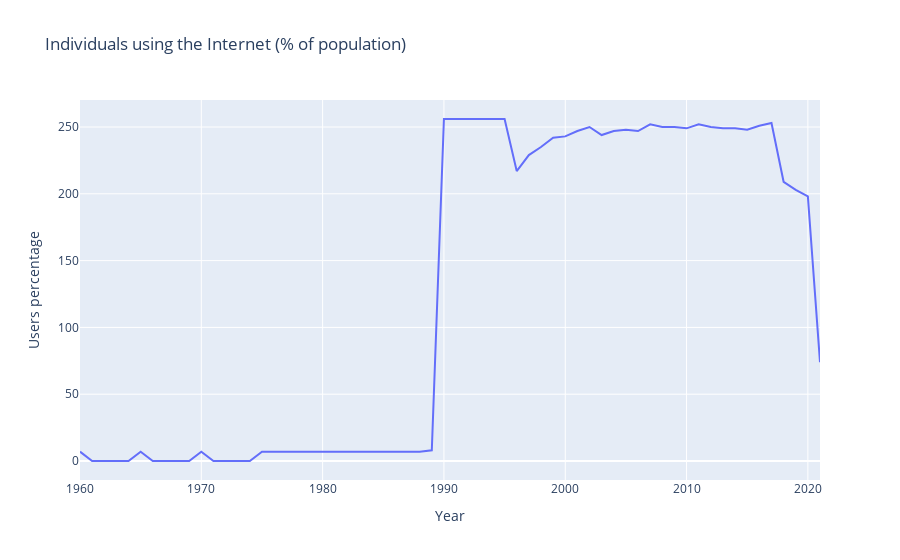

Source (notebook cell):
### Code cell
# Decide on timespan to analize
which_years_to_keep = df_users_1.groupby('Year')['Users percentage'].count().reset_index()

# VIZ Year vs IT.NET.USER.ZS
fig = px.line(which_years_to_keep, x="Year", y="Users percentage", title="Individuals using the Internet (% of population)")
fig.show()

### Figure 1 — Plotly figure (JSON) as saved in the notebook; plotly's stock layout.template omitted (floating-point values rounded to 4 significant figures)
{"data": [{"hovertemplate": "Year=%{x}<br>Users percentage=%{y}<extra></extra>", "legendgroup": "", "line": {"color": "#636efa", "dash": "solid"}, "marker": {"symbol": "circle"}, "mode": "lines", "name": "", "orientation": "v", "showlegend": false, "type": "scatter", "x": [1960, 1961, 1962, 1963, 1964, 1965, 1966, 1967, 1968, 1969, 1970, 1971, 1972, 1973, 1974, 1975, 1976, 1977, 1978, 1979, 1980, 1981, 1982, 1983, 1984, 1985, 1986, 1987, 1988, 1989, 1990, 1991, 1992, 1993, 1994, 1995, 1996, 1997, 1998, 1999, 2000, 2001, 2002, 2003, 2004, 2005, 2006, 2007, 2008, 2009, 2010, 2011, 2012, 2013, 2014, 2015, 2016, 2017, 2018, 2019, 2020, 2021], "xaxis": "x", "y": [7, 0, 0, 0, 0, 7, 0, 0, 0, 0, 7, 0, 0, 0, 0, 7, 7, 7, 7, 7, 7, 7, 7, 7, 7, 7, 7, 7, 7, 8, 256, 256, 256, 256, 256, 256, 217, 229, 235, 242, 243, 247, 250, 244, 247, 248, 247, 252, 250, 250, 249, 252, 250, 249, 249, 248, 251, 253, 209, 203, 198, 74], "yaxis": "y"}], "layout": {"legend": {"tracegroupgap": 0}, "title": {"text": "Individuals using the Internet (% of population)"}, "xaxis": {"anchor": "y", "domain": [0, 1], "title": {"text": "Year"}}, "yaxis": {"anchor": "x", "domain": [0, 1], "title": {"text": "Users percentage"}}}}
